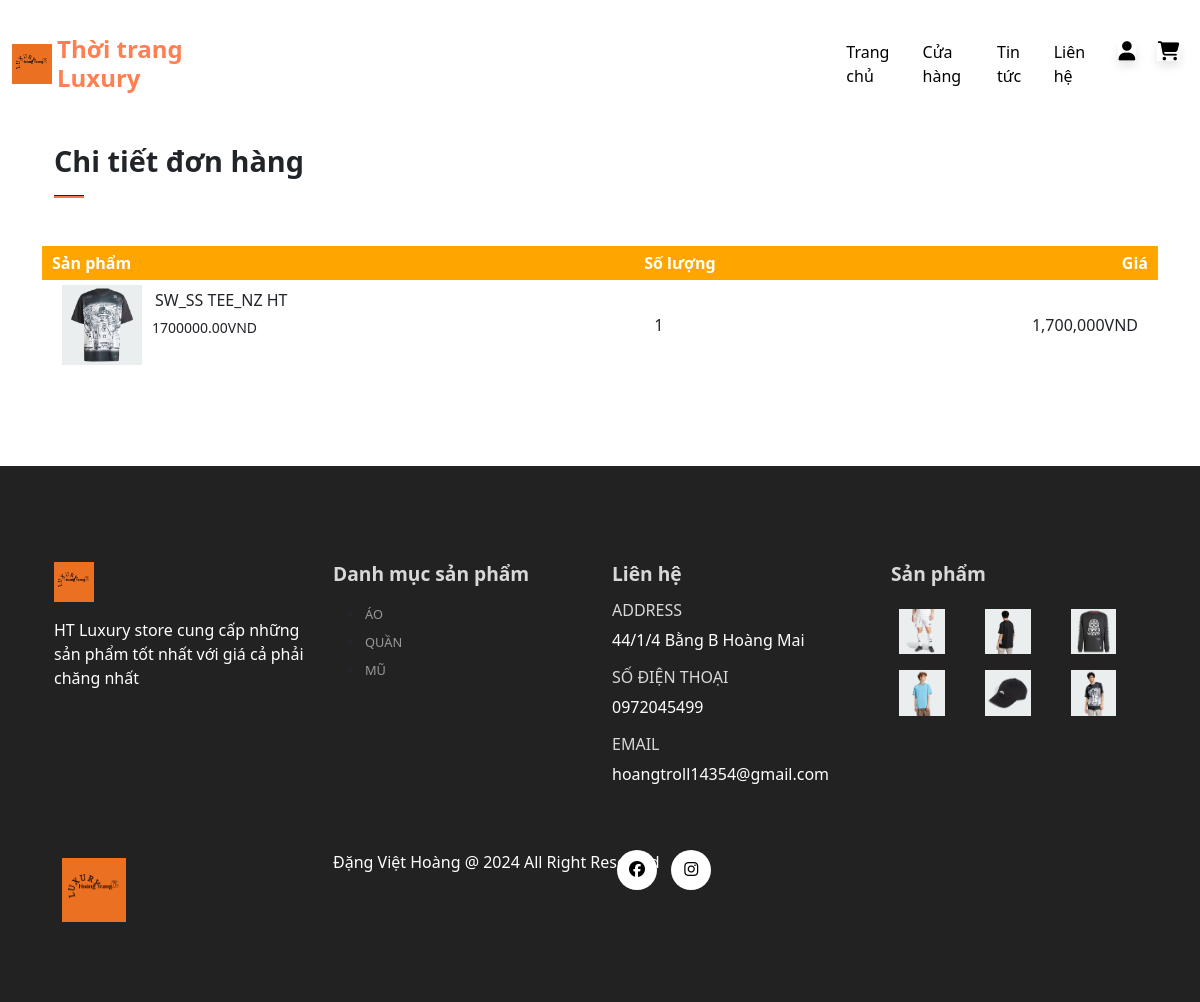
The page /orderDetail.php?id=28 on the database its author committed.
### tables this page shows
CREATE TABLE `tborderdetail` (
  `OrdID` int(11) NOT NULL,
  `ProID` int(11) NOT NULL,
  `Quantity` int(11) NOT NULL,
  `Price` decimal(10,2) NOT NULL
);

CREATE TABLE `tbproduct` (
  `ProID` int(11) NOT NULL,
  `ProName` varchar(255) NOT NULL,
  `ProImage` varchar(255) DEFAULT NULL,
  `ProImage1` varchar(255) DEFAULT NULL,
  `ProImage2` varchar(255) DEFAULT NULL,
  `ProImage3` varchar(255) DEFAULT NULL,
  `ProImage4` varchar(255) DEFAULT NULL,
  `Price` decimal(10,2) NOT NULL,
  `Description` text DEFAULT NULL,
  `Status` tinyint(1) NOT NULL,
  `CatID` int(11) DEFAULT NULL
);

CREATE TABLE `tbcategory` (
  `CatID` int(11) NOT NULL,
  `CatName` varchar(255) NOT NULL,
  `Status` tinyint(1) NOT NULL
);

### includes/db.php (called while the page is built, shortened)
<?php
function ConnectDB()
{
    $servername = "localhost";
    $username = "root";
    $password = "";
    $dbname = "SalesManagement";
    try {
        $conn = new PDO("mysql: $servername=;dbname=$dbname", $username, $password);
        $conn->setAttribute(PDO::ATTR_ERRMODE, PDO::ERRMODE_EXCEPTION);
    } catch (PDOException $e) {
        echo "Connection failed: " . $e->getMessage();
        die();
    }
    return $conn;
}
function getOrderDetailByID($id)
{
    $conn = ConnectDB();
    $strSQL = "SELECT P.ProID,P.ProName,P.ProImage,P.Price,O.Quantity,O.Price AS TotalPrice FROM tborderdetail O INNER JOIN tbproduct P ON O.ProID=P.ProID WHERE O.OrdID= ?";
    $pdo_stm = $conn->prepare($strSQL);
    $result = $pdo_stm->execute([$id]);
    if ($result == TRUE) {
        $rows = $pdo_stm->fetchAll(PDO::FETCH_ASSOC);
        return $rows;
    } else
        return FALSE;
}
function getAllCategories($limit = 0, $offset = 0)
{
    $conn = ConnectDB();
    $strSQL = "SELECT * FROM tbcategory";
    if ($limit > 0 && $offset >= 0) {
        $strSQL .= " LIMIT $offset, $limit";
    }
    $pdo_stm = $conn->prepare($strSQL);
    $ketqua = $pdo_stm->execute();
    if ($ketqua == TRUE) {
        $rows = $pdo_stm->fetchAll(PDO::FETCH_ASSOC);
        return $rows;
    } else
        return FALSE;
}

### orderDetail.php (the view, shortened to what this page needs)
<!DOCTYPE html>
<html lang="en">
<head>
    <link href="https://cdn.jsdelivr.net/npm/bootstrap@5.3.3/dist/css/bootstrap.min.css" rel="stylesheet">
    <link rel="stylesheet" href="./assets/css/style.css">
</head>
<body>
    <?php
    require_once("./includes/nav.php")
    ?>
    <section class="container cart my-5 py-5">
        <div class="container mt-5">
            <h2 class="font-weight-bolder">Chi tiết đơn hàng</h2>
            <hr>
        </div>
        <table class="mt-5 pt-5 productTable">
            <tr>
                <th>Sản phẩm</th>
                <th>Số lượng</th>
                <th>Giá</th>
            </tr>
            <?php
            require_once("./includes/db.php");
            if (isset($_GET['id'])) {
                $products = getOrderDetailByID($_GET['id']);
                foreach ($products as $product) {
            ?>
                    <tr>
                        <td>
                            <div class="product-info">
                                <img src="./assets/images/<?= $product['ProImage'] ?>" />
                                <div>
                                    <p><?= $product["ProName"] ?></p>
                                    <small><?= $product["Price"] ?><span>VND</span></small>
                                    <br>
                                </div>
                            </div>
                        </td>
                        <td>
                            <span><?= $product["Quantity"] ?></span>
                        </td>
                        <td>
                            <span class="product-price"><?= number_format($product["TotalPrice"]) . 'VND' ?></span>
                        </td>
                    </tr>
                <?php
                } ?>
            <?php
            }
            ?>
        </table>
    </section>
    <?php
    require_once("./includes/footer.php")
    ?>
</body>
</html>

### includes/footer.php
<footer class="mt-5 py-5">
    <div class="row container mx-auto mt-5">
        <div class="footer-one col-lg-3 col-md-6 col-sm-12">
            <img class="logo" src="./assets/images/logos/logo.png">
            <p class="pt-3">HT Luxury store cung cấp những sản phẩm tốt nhất với giá cả phải chăng nhất</p>
        </div>
        <div class="footer-one col-lg-3 col-md-6 col-sm-12">
            <h5 class="pb-2">Danh mục sản phẩm</h5>
            <ul class="text-uppercase">
                <?php
                require_once("./includes/db.php");
                $cat = getAllCategories(5,0);
                foreach ($cat as $c) {
                ?>
                    <li><a href="./shop.php?category=<?=$c['CatID']?>&beginPrice=&endPrice="><?= $c['CatName'] ?></a></li>
                <?php
                } ?>
            </ul>
        </div>
        <div class="footer-one col-lg-3 col-md-6 col-sm-12">
            <h5 class="pb-2">Liên hệ</h5>
            <div>
                <h6 class="text-uppercase">address</h6>
                <p>44/1/4 Bằng B Hoàng Mai</p>
            </div>
            <div>
                <h6 class="text-uppercase">Số điện thoại</h6>
                <p>0972045499</p>
            </div>
            <div>
                <h6 class="text-uppercase">Email</h6>
                <p>hoangtroll14354@gmail.com</p>
            </div>
        </div>
        <div class="footer-one col-lg-3 col-md-6 col-sm-12">
            <h5 class="pb-2">Sản phẩm</h5>
            <div class="row">
                <img src="./assets/images/quan2.jpg" class="img-fluid w-25 h-100 m-2">
                <img src="./assets/images/ao2.jpg" class="img-fluid w-25 h-100 m-2">
                <img src="./assets/images/ao21.jpg" class="img-fluid w-25 h-100 m-2">
                <img src="./assets/images/aothun1.jpg" class="img-fluid w-25 h-100 m-2">
                <img src="./assets/images/mu1.jpg" class="img-fluid w-25 h-100 m-2">
                <img src="./assets/images/ao1.jpg" class="img-fluid w-25 h-100 m-2">
            </div>
        </div>
    </div>
    <div class="copyright mt-5">
        <div class="row container mx-auto">
            <div class="col-lg-3 col-md-6 col-sm-12 mb-4">
                <img src="./assets/images/logos/logo.png" class="img-fluid w-25 h-80 m-2">
            </div>
            <div class="col-lg-3 col-md-6 col-sm-12 mb-4 text-nowrap mb-2">
                <p>Đặng Việt Hoàng @ 2024 All Right Reserved</p>
            </div>
            <div class="col-lg-3 col-md-6 col-sm-12 mb-4">
                <a href="https://www.facebook.com/nghichtuyn"><i class="fa-brands fa-facebook"></i></a>
                <a href="https://www.instagram.com/nghichtuyn/"><i class="fa-brands fa-instagram"></i></a>
            </div>
        </div>
    </div>
</footer>

### assets/css/style.css (style rules this page uses)
* { margin: 0; padding: 0; box-sizing: border-box; }
body { font-family: 'Segoe UI', Tahoma, Geneva, Verdana, sans-serif; }
h2 { font-size: 1.8rem; font-weight: 600; }
h5 { font-size: 1rem; font-weight: 400; }
h6 { color: #d8d8d8; }
hr { width: 30px; height: 3px !important; opacity: 1 !important; background-color: #fb774b; }
footer { background-color: #222222; }
footer h5 { color: #d8d8d8; font-weight: 700; font-size: 1.2rem; }
footer li { padding-bottom: 4px; }
footer li a { font-size: 0.8rem; color: #999; text-decoration: none; }
footer .copyright a { color: #000; height: 40px; width: 40px; background-color: white; display: inline-block; text-align: center; line-height: 38px; border-radius: 50%; transition: 0.3s ease; margin: 0 5px; }
footer p { color: white; }
footer .copyright img { width: 30%; }
.logo { width: 40px; height: 40px; }
.cart table { width: 100%; border-collapse: collapse; }
.cart .product-info { display: flex; flex-wrap: wrap; }
.cart th { text-align: left; padding: 5px 10px; color: #fff; background-color: orange; }
.cart td { padding: 5px 20px; }
.cart td img { width: 80px; height: 80px; margin-right: 10px; }
.cart .product-info p { margin: 3px; }
td:last-child { text-align: right; }
th:last-child { text-align: right; }

### rows shown on the page
tborderdetail: ProID.ProImage (picture), ProID.ProName "SW_SS TEE_NZ HT", ProID.Price "1700000.00", Quantity "1", Price "1,700,000"
tbcategory: CatName "ÁO"
tbcategory: CatName "QUẦN"
tbcategory: CatName "MŨ"
